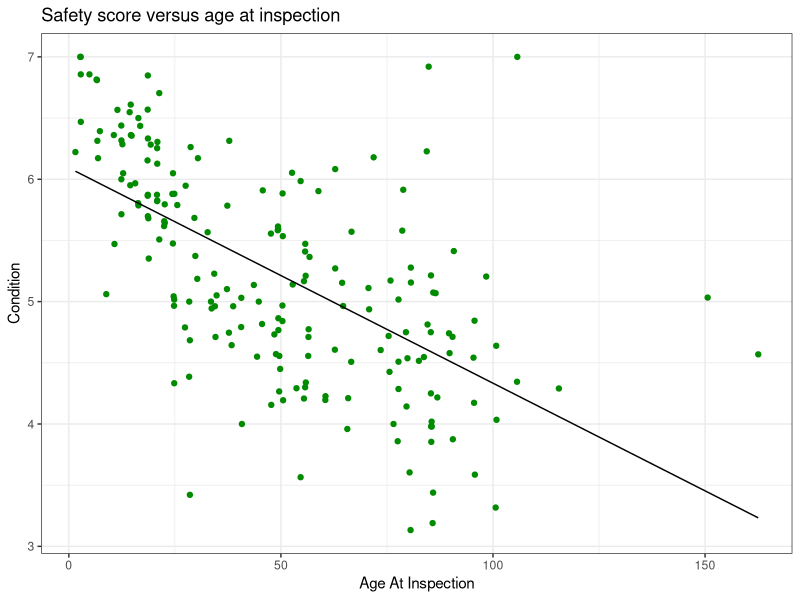
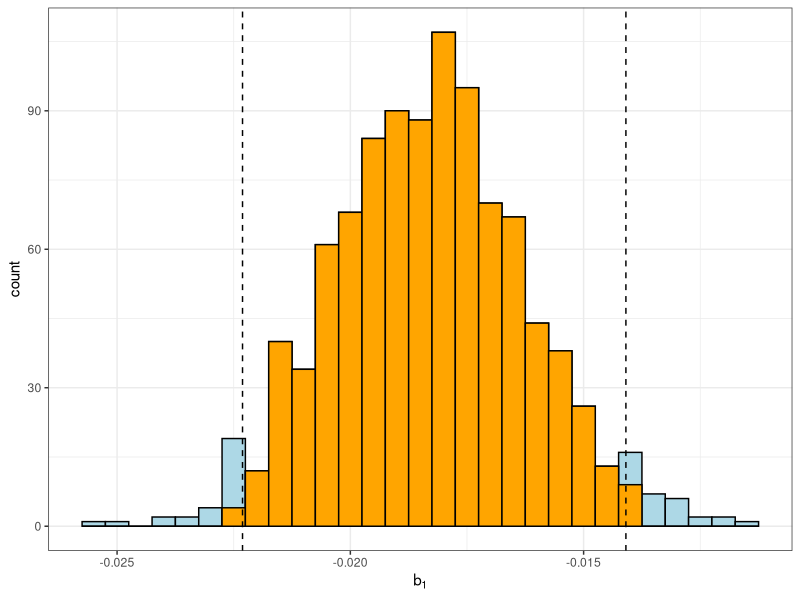
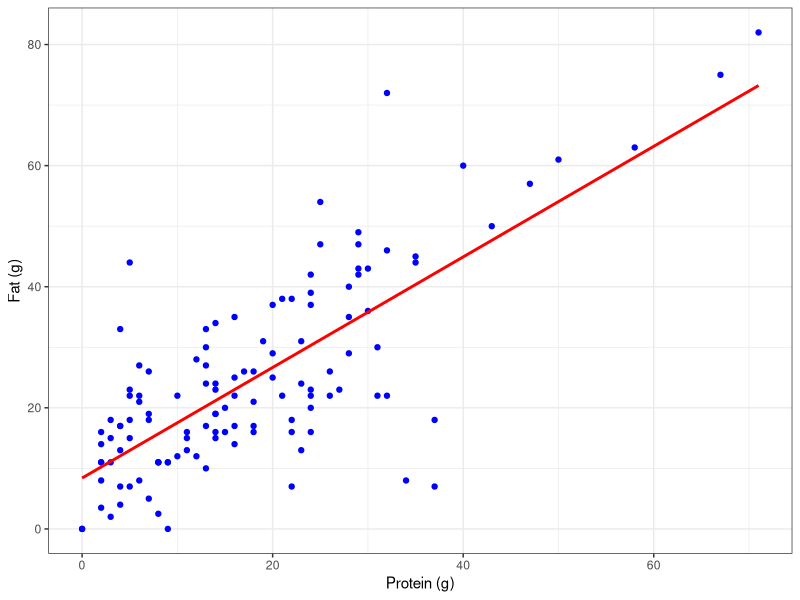
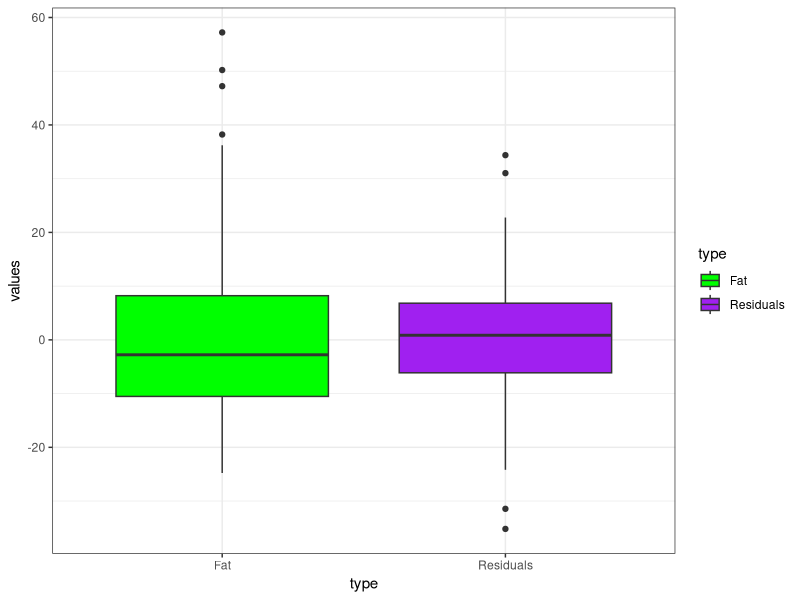
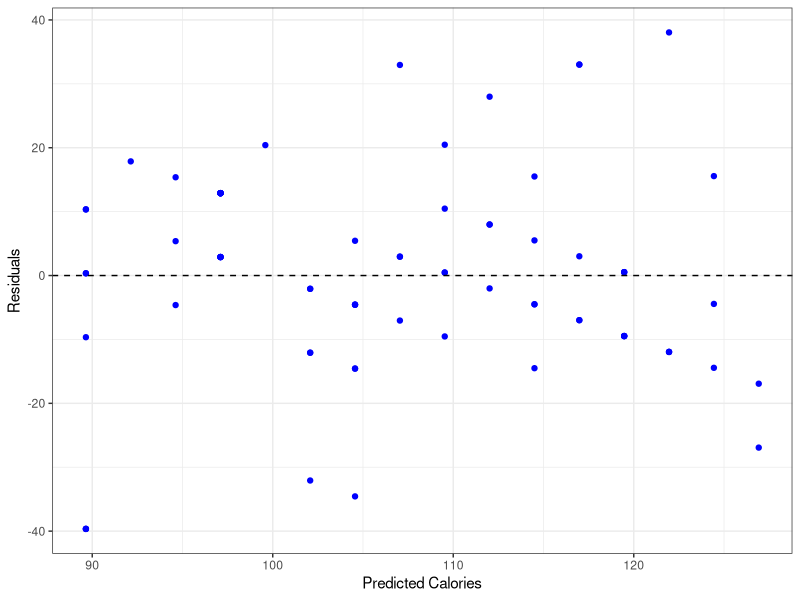

The R source for these figures, in order:
## ----setup, include=FALSE-------------------------------
knitr::opts_chunk$set(echo = TRUE, comment = NA, warning = FALSE, message = FALSE, fig.align = "center")
library(tidyverse)


## -------------------------------------------------------
nyb <- read.csv("New_York_bridges_2016.csv")
dim(nyb)
tcb <- read.csv("Tompkins_county_bridges_2016.csv")
names(tcb)
TCB <- nyb %>% 
  filter(County == "Tompkins") %>% 
  select(-County, -Manhattan)


## -------------------------------------------------------
ggplot(data = tcb, aes(x = AgeAtInspection, y = Condition)) + 
  geom_point(color = "green4") + 
  theme_bw() + 
  labs(x = "Age At Inspection", title = "Safety score versus age at inspection") + 
  geom_smooth(method = "lm", se = FALSE, color = "black", size = 0.5)


## -------------------------------------------------------
tcb %>% 
  summarize(xbar = mean(AgeAtInspection), 
            sx = sd(AgeAtInspection),
            ybar = mean(Condition),
            sy = sd(Condition),
            r = cor(AgeAtInspection, Condition),
            b1 = r*sy/sx,
            b0 = ybar - b1*xbar)
# or
mod_tcb <- lm(Condition ~ AgeAtInspection, data = tcb)
summary(mod_tcb)
mod_tcb$coefficients


## -------------------------------------------------------
# Take 1000 random samples of size 195
set.seed(3)
n <- 1000
b1 <- numeric(n)
for(i in 1:n){
DF <- sample_n(nyb, size = 195, replace = FALSE)
mod <- lm(Condition ~ AgeAtInspection, data = DF)
b1[i] <- mod$coefficients[2]
}
ep <- quantile(b1, probs = c(0.025, 0.975))
ep


## -------------------------------------------------------
data1 = data.frame(b1 = b1) # create data frame to use with ggplot
ggplot(data = data1, aes(x = b1)) + 
  geom_histogram(binwidth = 0.0005, fill = "lightblue", color = "black") + 
  geom_histogram(data = subset(data1, b1 > ep[1] & b1 < ep[2]), binwidth = 0.0005, 
   color = "black", fill = "orange") +
  theme_bw() + 
  geom_vline(xintercept = ep, lty = "dashed") + 
  labs(x = expression(b[1]))


## -------------------------------------------------------
# Your Code Goes HERE
bki <- read.csv("Burger_King_items.csv")
knitr::kable(head(bki))


## -------------------------------------------------------
# Your Code Goes HERE
ggplot(data = bki, aes(x = Protein.g., y = Fat.g.)) + 
  geom_point(color = "blue") + 
  theme_bw() + 
  geom_smooth(method = "lm", se = FALSE, color = "red") + 
  labs(x = "Protein (g)", y = "Fat (g)")


## -------------------------------------------------------
# Your Code Goes HERE
mod_bk <- lm(Fat.g. ~ Protein.g., data = bki)
summary(mod_bk)
coefficients(summary(mod_bk))
mod_bk$coefficients -> lse
lse


## -------------------------------------------------------
e <- residuals(mod_bk)
fat <- bki$Fat.g. - mean(bki$Fat.g.)
values <- c(e, fat)
type <- rep(c("Residuals", "Fat"), each = 122)
NDF <- data.frame(type = type, values = values)
ggplot(data = NDF, aes(x = type, y = values, fill = type)) + 
  geom_boxplot() + 
  theme_bw() + 
  scale_fill_manual(values = c("green", "purple"))

## -------------------------------------------------------
1 - var(e)/var(fat)


## -------------------------------------------------------
# Your Code Goes HERE
Cereals <- read.csv("Cereals.csv")
knitr::kable(head(Cereals))


## -------------------------------------------------------
# Your Code Goes HERE
mod_cereal <- lm(calories ~ sugars, data = Cereals)
mod_cereal$coefficients -> lse
lse


## -------------------------------------------------------
mod_cereal <- lm(calories ~ sugars, data = Cereals)
library(broom)
NS <- augment(mod_cereal)
ggplot(data = NS, aes(x = .fitted, y = .resid)) + 
  geom_point(color = "blue") + 
  theme_bw() + 
  labs(x = "Predicted Calories", y = "Residuals") + 
  geom_hline(yintercept = 0, lty = "dashed")


## -------------------------------------------------------
library(readxl)
chap07ques04 <- read_xlsx("chap07ques04.xlsx")
knitr::kable(chap07ques04)
mod_lm <- lm(`Sales_(in_$1000)` ~ `Number_of_Sales_People_Working`, data = chap07ques04)
summary(mod_lm)
predict(mod_lm, newdata = data.frame(`Number_of_Sales_People_Working` = 18))

